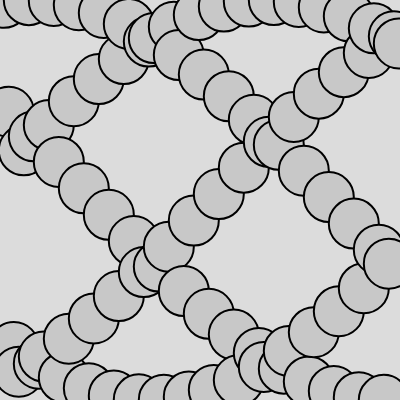
Frame 1 (no input)
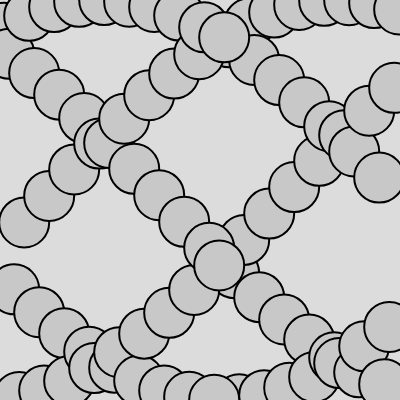
Frame 60 (no input)
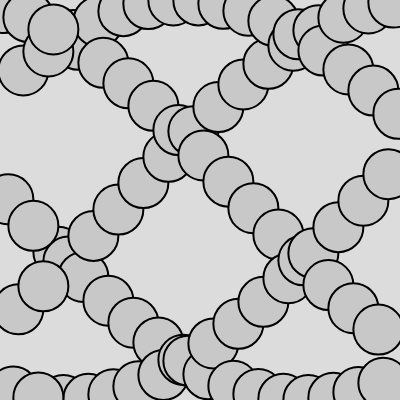
Frame 120 (the mouse pressed at the canvas centre since frame 60)

The p5.js sketch that drew these frames (run headless with seeded random() and noise() and a simulated clock; from frame 60 on, the mouse is pressed at the canvas centre):

// p5.js sketch
// ── sketch.js
// one circle only:

// let ball;
// let angleX;

// function setup() {
//     createCanvas(400, 400);
    
//     for (let i = 0; i < width; i+=10){
//       angleX = map(i, 0, width, -TWO_PI, TWO_PI);
//       ball = new Circle(angleX);
//   }
  
// }

// function draw() {
//   background(220);
  
//   ball.update();
//   ball.show();

// }

// class Circle{
//   constructor(angleX){
//     this.diameter = 50;    
//     this.angleX = angleX;
//     this.angularVelocityX = 0.1;     
//     this.amplitudeX = height/2;
//   }
  
//   update(){
//     this.angleX += this.angularVelocityX
//     console.log(this.angleX)
//   }
  
//   show(){
//     fill(200);
//     strokeWeight(2);
    
//     let x = this.angleX;
//     let y = this.amplitudeX * sin(x);
//     console.log(this.angleX, x, y);
//     push()
//     translate(width/2, height/2);
//     circle(x, y, this.diameter);
//     pop();
//   }
  
  
// }




// array of circles:

// one circle only:

// let ball;
// let angleX;

// function setup() {
//     createCanvas(400, 400);

//     for (let i = 0; i < width; i+=10){
//       angleX = map(i, 0, width, -TWO_PI, TWO_PI);
//       ball = new Circle(angleX);
//   }

// }

// function draw() {
//   background(220);

//   ball.update();
//   ball.show();

// }

// class Circle{
//   constructor(angleX){
//     this.diameter = 50;    
//     this.angleX = angleX;
//     this.angularVelocityX = 0.1;     
//     this.amplitudeX = height/2;
//   }

//   update(){
//     this.angleX += this.angularVelocityX
//     console.log(this.angleX)
//   }

//   show(){
//     fill(200);
//     strokeWeight(2);

//     let x = this.angleX;
//     let y = this.amplitudeX * sin(x);
//     console.log(this.angleX, x, y);
//     push()
//     translate(width/2, height/2);
//     circle(x, y, this.diameter);
//     pop();
//   }


// }




// array of circles:

let circles = [];
let angles = []
let num;
let waveLength;
let spacing;

function setup() {
    createCanvas(400, 400);

    waveLength = TWO_PI;
    spacing = 5;
    num = floor(width / spacing);
    for (let i = 0; i < num; i++) {
        let angleX = (waveLength / num) * i
        circles[i] = new Circle(angleX);
    }


}

function draw() {
    background(220);

    for (let i = 0; i < num; i++) {
        circles[i].update();
        circles[i].show();
    }

}

class Circle {
    constructor(angleX) {
        this.diameter = 50;
        this.angleX = angleX;
        this.angularVelocityX = 0.06;
        this.amplitudeX = height / 2;
    }

    update() {
        this.angleX += this.angularVelocityX
        // console.log(this.angleX)
    }

    show() {
        fill(200);
        strokeWeight(2);


        // let angleXLimit = width/2 * (waveLength / width);
        // let x;
        // if (this.angleX < angleXLimit){
        //   x = map(this.angleX, 0, waveLength, width * (-1/2), width/2);
        // } else{
        //   this.angleX = 0;
        //   x = map(this.angleX, 0, waveLength, width * (-1/2), width/2)
        // }

        // Keep this.angleX within 0 to TWO_PI range
        this.angleX = this.angleX % waveLength;
        let x = map(this.angleX, 0, waveLength, width * (-1 / 2), width / 2)
        let y = this.amplitudeX * sin(x);
        console.log(this.angleX, x, y);

        push()
        translate(width / 2, height / 2);
        circle(x, y, this.diameter);
        pop();
    }


} 
